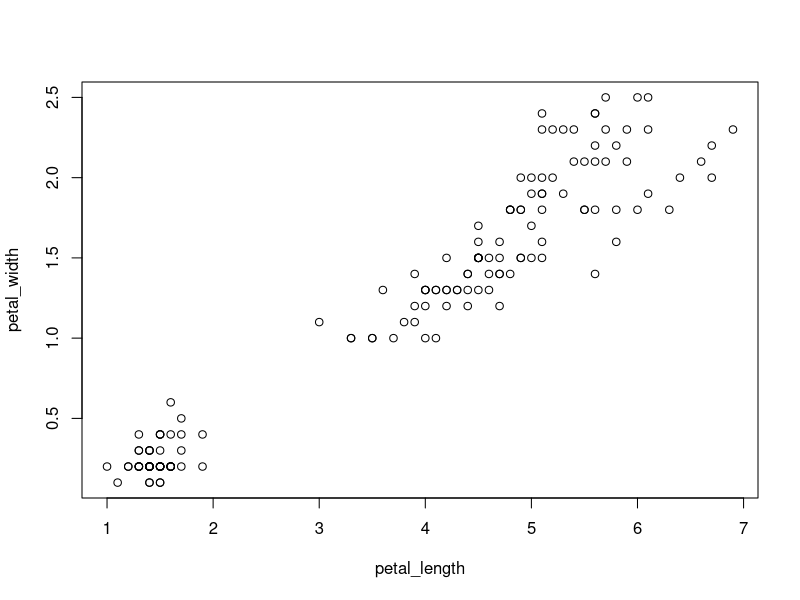
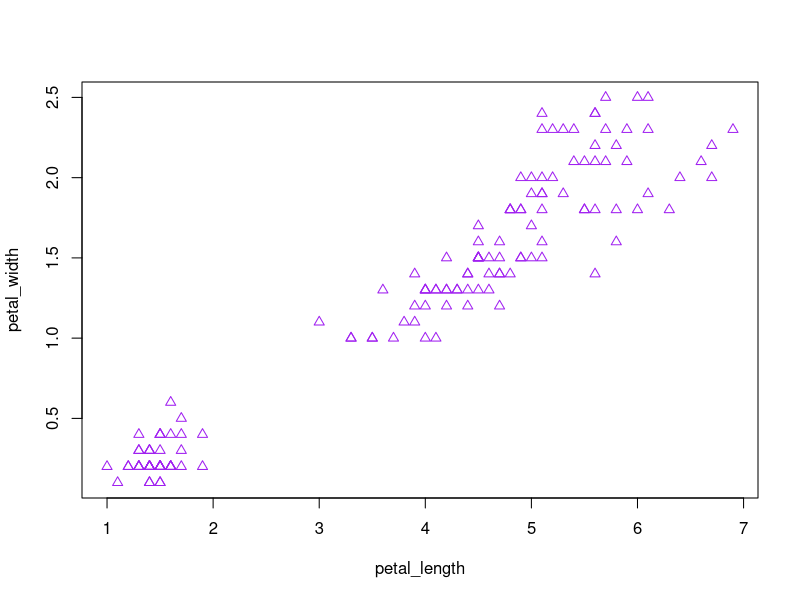

Write R code to recreate these figures, in order.
# load and attach packages
library(datasets)
library(graphics)

# load example data
iris <- datasets::iris

# do something with the code
petal_length <- iris$Petal.Length

petal_width <- iris$Petal.Width

plot(petal_length, petal_width)

# have the other person change this line to pch = 1 and col = "red"
plot(petal_length, petal_width, pch = 2, col = "purple")

# add a linear model
lm(petal_length ~ petal_width)
